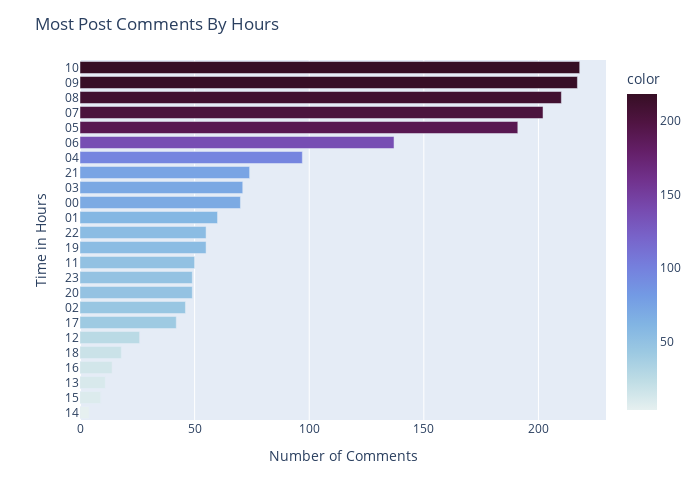

The cell this chart's notebook holds for it:
### Markdown cell above
- At what time do I comment the most?

### Code cell
def commentsbyTime(dfTimestampParsed): 
  dfActiveByTime = dfTimestampParsed['time'].str.split(":")
  timeTemp = []
  for i in range(length):
    timeTemp.append(dfActiveByTime[i][0])
  timeByHours = pd.Series(timeTemp)
  dfTimestampParsed['timeByHours'] = timeByHours

  by_hours = dfTimestampParsed['timeByHours'].value_counts().sort_values(ascending = True)
  fig1 = px.bar(by_hours, orientation='h', color= by_hours, color_continuous_scale='dense')
  fig1.update_layout(
    title = "Most Post Comments By Hours",
    autosize=False,
    width=700,
    height=500,
    xaxis_title="Number of Comments", 
    yaxis_title="Time in Hours"
    )
  fig1.show()

commentsbyTime(dfTimestampParsed)

### Figure 1 — Plotly figure (JSON) as saved in the notebook; plotly's stock layout.template omitted (floating-point values rounded to 4 significant figures)
{"data": [{"alignmentgroup": "True", "hovertemplate": "value=%{x}<br>index=%{y}<br>color=%{marker.color}<extra></extra>", "legendgroup": "", "marker": {"color": [4, 9, 11, 14, 18, 26, 42, 46, 49, 49, 50, 55, 55, 60, 70, 71, 74, 97, 137, 191, 202, 210, 217, 218], "coloraxis": "coloraxis", "pattern": {"shape": ""}}, "name": "", "offsetgroup": "", "orientation": "h", "showlegend": false, "textposition": "auto", "type": "bar", "x": [4, 9, 11, 14, 18, 26, 42, 46, 49, 49, 50, 55, 55, 60, 70, 71, 74, 97, 137, 191, 202, 210, 217, 218], "xaxis": "x", "y": ["14", "15", "13", "16", "18", "12", "17", "02", "20", "23", "11", "19", "22", "01", "00", "03", "21", "04", "06", "05", "07", "08", "09", "10"], "yaxis": "y"}], "layout": {"autosize": false, "barmode": "relative", "coloraxis": {"colorbar": {"title": {"text": "color"}}, "colorscale": [[0, "rgb(230, 240, 240)"], [0.09091, "rgb(191, 221, 229)"], [0.1818, "rgb(156, 201, 226)"], [0.2727, "rgb(129, 180, 227)"], [0.3636, "rgb(115, 154, 228)"], [0.4545, "rgb(117, 127, 221)"], [0.5455, "rgb(120, 100, 202)"], [0.6364, "rgb(119, 74, 175)"], [0.7273, "rgb(113, 50, 141)"], [0.8182, "rgb(100, 31, 104)"], [0.9091, "rgb(80, 20, 66)"], [1, "rgb(54, 14, 36)"]]}, "height": 500, "legend": {"tracegroupgap": 0}, "margin": {"t": 60}, "title": {"text": "Most Post Comments By Hours"}, "width": 700, "xaxis": {"anchor": "y", "domain": [0, 1], "title": {"text": "Number of Comments"}}, "yaxis": {"anchor": "x", "domain": [0, 1], "title": {"text": "Time in Hours"}}}}
